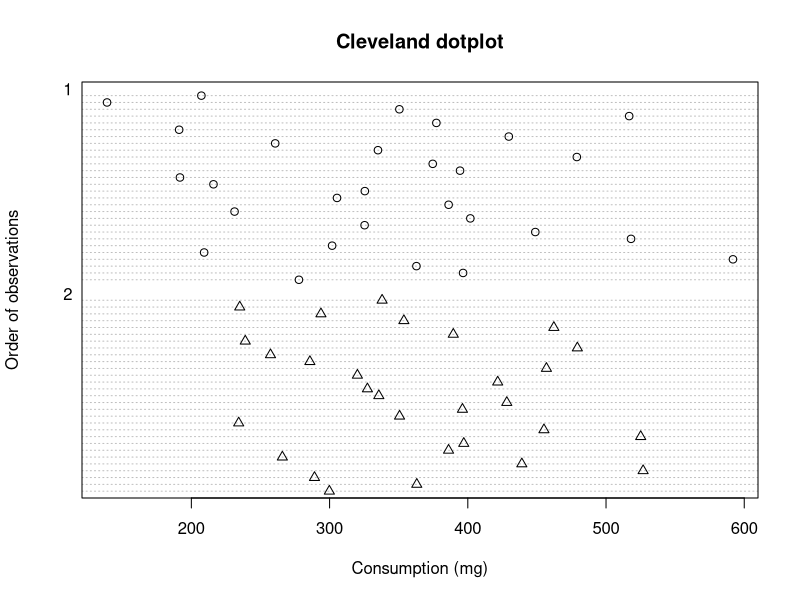
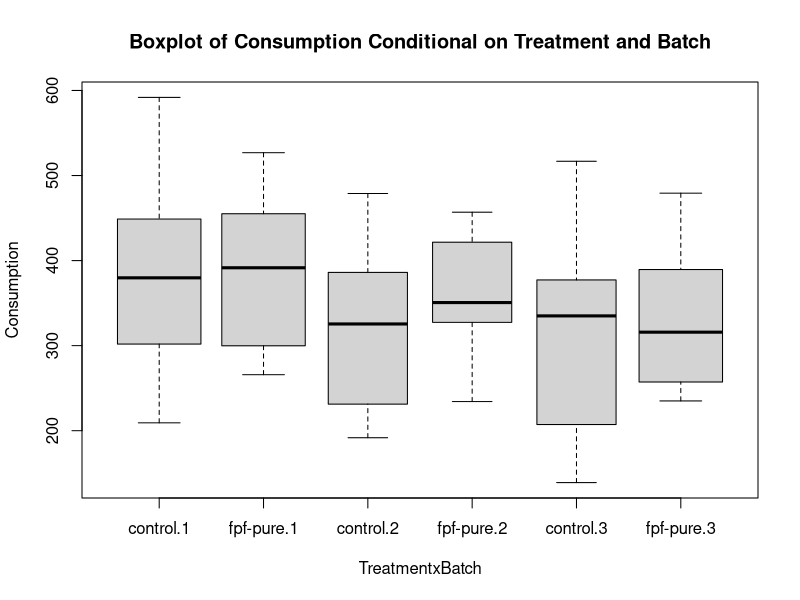
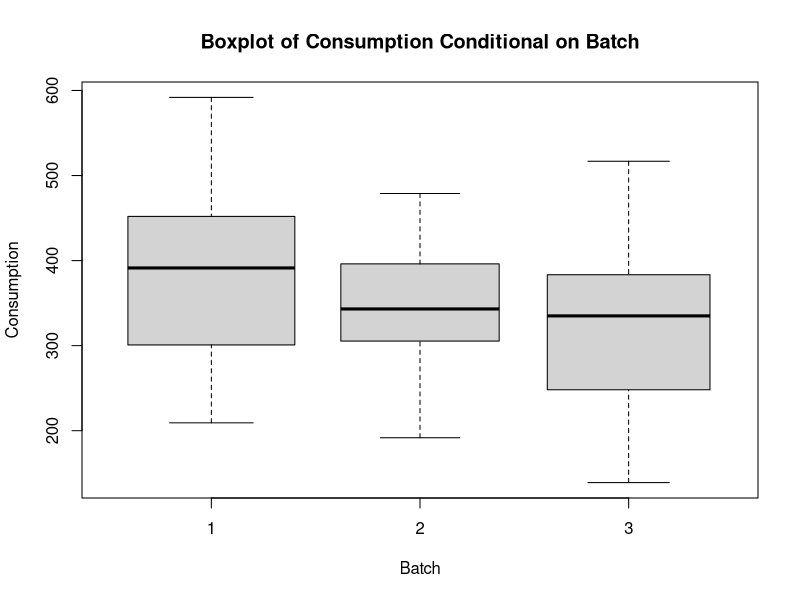
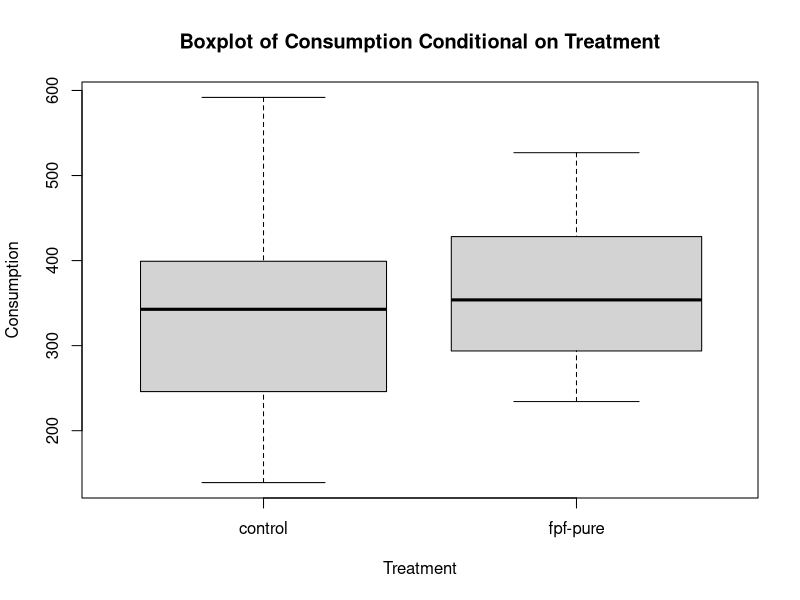
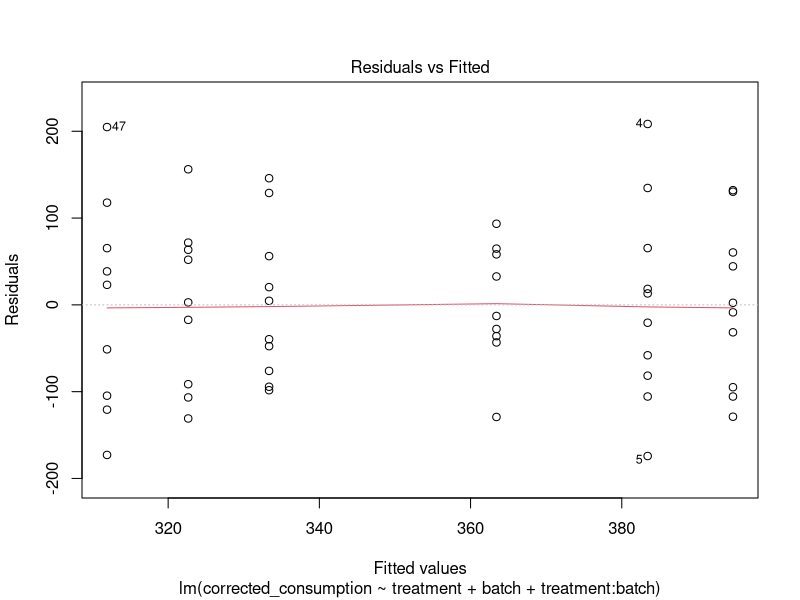
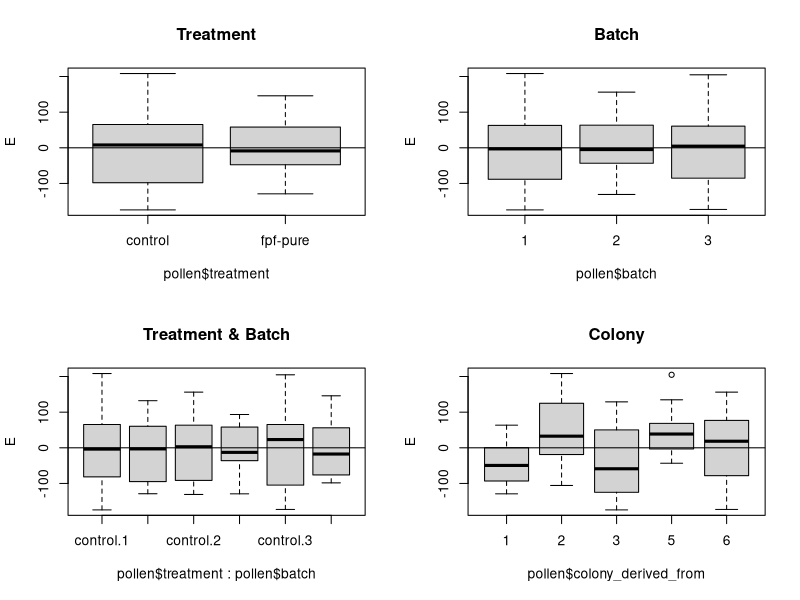
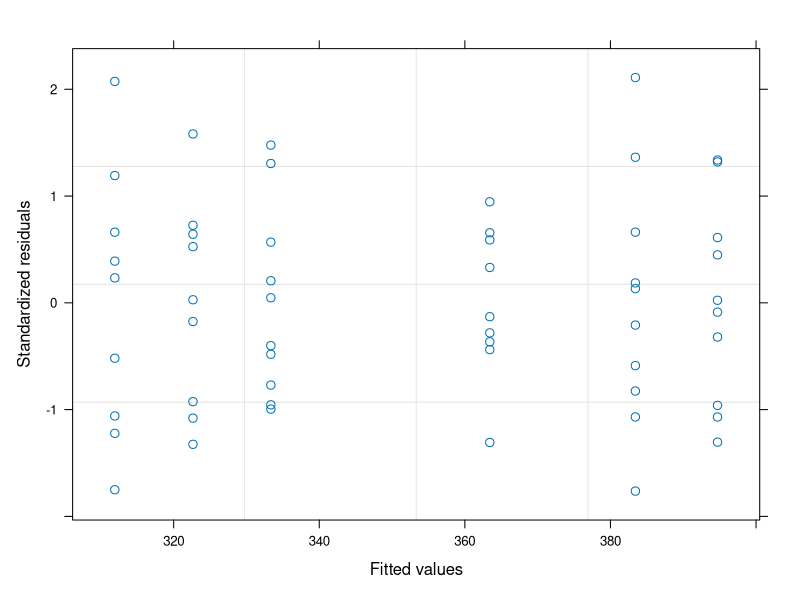
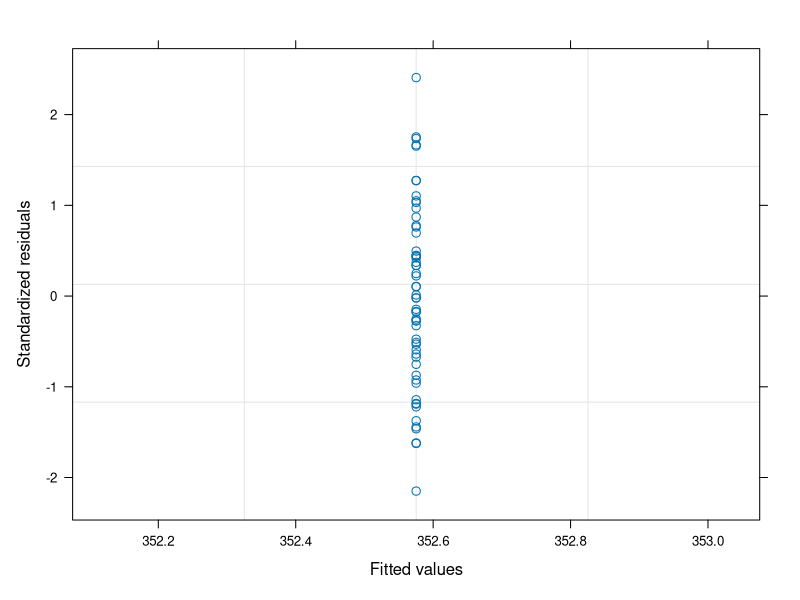

Write R code to recreate these figures, in order.
## ---- chunk 1
knitr::opts_chunk$set(echo = FALSE, message = FALSE, warning = FALSE)
## ---- chunk 2
pollen <- read.csv("output/pollen_consumption_corrected_long.csv")
## ---- chunk 3
library(tidyverse)

# x1000 for mg
pollen$corrected_consumption <- pollen$corrected_consumption * 1000
## ---- chunk 4
worker_number <- read.csv("input/number_of_workers_each_day.csv")

# convert into long format
day <- c("1", "2", "4", "6", "8", "10")

worker_long <- tibble()

for (i in 1:length(day)) {
  
  worker_temp <- worker_number [, c(1:5, 5+i)]
  
  worker_temp$day <- day [i]
  
  colnames(worker_temp) [6] <- "worker_number"
  
  worker_long <- rbind(worker_long, worker_temp)
  
}

# create microcolony_day variable for worker_long and pollen
worker_long$mc_day <- paste0(worker_long$microcolony.number, "_", worker_long$day)

pollen$mc_day <- paste0(pollen$microcolony_number, "_", pollen$day)

# associate the worker number with the pollen dataframe. below says for each row of pollen df
# scan each row of the worker_long df. if there is a match between the mc_day unique identifier
# then put the worker number value for that row of worker_long into the matched row of pollen df
pollen$worker_number <- 0

for (i in 1:nrow(pollen)) {
  
  for (k in 1:nrow(worker_long)) {
    
      if (pollen$mc_day [i] == worker_long$mc_day [k]) {pollen$worker_number [i] <- worker_long$worker_number [k]}
    
  }
}

# remove mc_day from pollen
pollen <- pollen [,-7]

# divide corrected consumption values by number of bees present
pollen$corrected_consumption <- pollen$corrected_consumption / pollen$worker_number
## ---- chunk 5
# sum consumption by MC
tot_con <- tibble()

microcolony_numbers <- unique(pollen$microcolony_number)

for (i in 1:length(microcolony_numbers)) {
  
  if (length(pollen$corrected_consumption [pollen$microcolony_number == microcolony_numbers [i]]) == 6) {

  filtered_con <- cbind(sum(pollen$corrected_consumption [pollen$microcolony_number == microcolony_numbers [i]]), microcolony_numbers [i])
  
  tot_con <- rbind(tot_con, filtered_con)
  
  }

}

# re-associate these MC values with colony, batch etc information
batch_col_info <- unique(pollen [, c(1,2,3,4)])

batch_col_info$corrected_consumption <- 0 

for (i in 1:nrow(tot_con)) {
  
  for (k in 1:nrow(batch_col_info)) {
    
    if (tot_con [i, 2] == batch_col_info [k, 1]) {
      
      batch_col_info$corrected_consumption [k] <- tot_con [i, 1] 
      
    }
    
  }
  
}

# remove 0s (these had spills) and rename data
pollen <- batch_col_info

pollen <- pollen [pollen$corrected_consumption > 0, ]

## ---- chunk 6
# sort out the variable classes
pollen$microcolony_number <- as.factor(pollen$microcolony_number)
pollen$batch <- as.factor(pollen$batch)
pollen$colony_derived_from <- as.factor(pollen$colony_derived_from)
pollen$treatment <- as.factor(pollen$treatment)
## ---- chunk 7
# Cleveland Dot Plot. First make column with 1 and 2 that correspond to Treatment levels

pollen$clevelandcode <- factor(
ifelse(pollen$treatment == "control",
1,
2))

pollen$clevelandcode <- as.numeric(pollen$clevelandcode)

dotchart(pollen$corrected_consumption,
         groups = factor(pollen$clevelandcode),
         ylab = "Order of observations",
         xlab = "Consumption (mg)", main = "Cleveland dotplot", pch = pollen$clevelandcode)

boxplot(corrected_consumption ~ treatment * batch,
        varwidth = TRUE, xlab = "TreatmentxBatch",
        main = "Boxplot of Consumption Conditional on Treatment and Batch", 
        ylab = "Consumption", data = pollen)

boxplot(corrected_consumption ~ batch,
        varwidth = TRUE, xlab = "Batch",
        main = "Boxplot of Consumption Conditional on Batch", 
        ylab = "Consumption", data = pollen)

boxplot(corrected_consumption ~ treatment,
        varwidth = TRUE, xlab = "Treatment",
        main = "Boxplot of Consumption Conditional on Treatment", 
        ylab = "Consumption", data = pollen)
## ---- chunk 8
# beyond optimal model.

# biologically this is my beyond optimal model.

M.lm <- lm(corrected_consumption ~ treatment + batch + treatment:batch, data = pollen)

summary(M.lm)

# use the residuals from this beyond optimal model
plot(M.lm, which = c (1))
## ---- chunk 9
library(nlme)

M1.gls <- gls(corrected_consumption ~ treatment + batch + treatment:batch, data = pollen, method = "REML")

E <- resid(M1.gls)

op <- par(mfrow = c(2, 2))

boxplot(E ~ pollen$treatment, main = "Treatment")
abline(0, 0)

boxplot(E ~ pollen$batch, main = "Batch")
abline(0, 0)

boxplot(E ~ pollen$treatment * pollen$batch, main = "Treatment & Batch")
abline(0, 0)

boxplot(E ~ pollen$colony_derived_from, main = "Colony")
abline(0, 0)

par(op)

plot(M1.gls, which = c (1))
## ---- chunk 10
# random intercept?
M1.lme <- lme(corrected_consumption ~ treatment + batch + treatment:batch, data = pollen, 
              random = ~1 | colony_derived_from, method = "REML")

AIC(M1.gls, M1.lme)

anova(M1.gls, M1.lme)

library(lmtest)
lrtest(M1.gls, M1.lme)

# What about the variance structure?
M1a.gls <- gls(corrected_consumption ~ treatment + batch + treatment:batch,
               data = pollen,
               method = "REML",
               weights = varIdent(form =~ 1 | treatment*batch))

M1b.gls <- gls(corrected_consumption ~ treatment + batch + treatment:batch,
               data = pollen,
               method = "REML",
               weights = varIdent(form =~ 1 | batch))

AIC(M1.gls, M1a.gls, M1b.gls)

anova(M1.gls, M1b.gls)

anova(M1.gls, M1a.gls)


# no varIdent structure is a significant improvement
## ---- chunk 11
M1.gls <- gls(corrected_consumption ~ treatment + batch + treatment:batch, data = pollen, method = "ML")

# what does AIC say?
library(MASS)
stepAIC(M1.gls)
## ---- chunk 12
# manual 

# round 1
M1.gls.a <- update(M1.gls, .~. - treatment:batch)

anova(M1.gls, M1.gls.a)

# round 2 
M1.gls.b <- update(M1.gls.a, .~. - treatment)
M1.gls.c <- update(M1.gls.a, .~. - batch)

anova(M1.gls.a, M1.gls.b)
anova(M1.gls.a, M1.gls.c)

# round 3
M1.gls.d <- update(M1.gls.b, .~. - batch)

anova(M1.gls.b, M1.gls.d)
## ---- chunk 13
M1.gls.d <- update(M1.gls.d, method = "REML")

# extract residuals
E <- resid(M1.gls.d, type = "normalized")

# residuals vs fitted
plot(M1.gls.d, which = c (1))

op <- par(mfrow = c(2, 2))

boxplot(E ~ pollen$treatment, main = "Treatment")
abline(0, 0)

boxplot(E ~ pollen$batch, main = "Batch")
abline(0, 0)

boxplot(E ~ pollen$treatment * pollen$batch, main = "Treatment & Batch")
abline(0, 0)

boxplot(E ~ pollen$colony_derived_from, main = "Colony")
abline(0, 0)

par(op)
## ---- chunk 14
M1.gls.b <- update(M1.gls.b, method = "REML")

# extract residuals
E <- resid(M1.gls.b, type = "normalized")

# residuals vs fitted
plot(M1.gls.b, which = c (1))

op <- par(mfrow = c(2, 2))

boxplot(E ~ pollen$treatment, main = "Treatment")
abline(0, 0)

boxplot(E ~ pollen$batch, main = "Batch")
abline(0, 0)

boxplot(E ~ pollen$treatment * pollen$batch, main = "Treatment & Batch")
abline(0, 0)

boxplot(E ~ pollen$colony_derived_from, main = "Colony")
abline(0, 0)

par(op)
## ---- chunk 15
M1.gls.b <- gls(corrected_consumption ~ batch + treatment, data = pollen, method = "REML",
                weights = varIdent(form =~ 1 | batch*treatment))

# extract residuals
E <- resid(M1.gls.b, type = "normalized")

# residuals vs fitted
plot(M1.gls.b, which = c (1))

op <- par(mfrow = c(2, 2))

boxplot(E ~ pollen$treatment, main = "Treatment")
abline(0, 0)

boxplot(E ~ pollen$batch, main = "Batch")
abline(0, 0)

boxplot(E ~ pollen$treatment * pollen$batch, main = "Treatment & Batch")
abline(0, 0)

boxplot(E ~ pollen$colony_derived_from, main = "Colony")
abline(0, 0)

par(op)

#########

M1.gls.b <- gls(corrected_consumption ~ batch, data = pollen, method = "REML",
                weights = varIdent(form =~ 1 | batch*treatment))

# extract residuals
E <- resid(M1.gls.b, type = "normalized")

# residuals vs fitted
plot(M1.gls.b, which = c (1))

op <- par(mfrow = c(2, 2))

boxplot(E ~ pollen$treatment, main = "Treatment")
abline(0, 0)

boxplot(E ~ pollen$batch, main = "Batch")
abline(0, 0)

boxplot(E ~ pollen$treatment * pollen$batch, main = "Treatment & Batch")
abline(0, 0)

boxplot(E ~ pollen$colony_derived_from, main = "Colony")
abline(0, 0)

par(op)

###########

M1.gls.b <- gls(corrected_consumption ~ 1, data = pollen, method = "REML",
                weights = varIdent(form =~ 1 | batch*treatment))

# extract residuals
E <- resid(M1.gls.b, type = "normalized")

# residuals vs fitted
plot(M1.gls.b, which = c (1))

op <- par(mfrow = c(2, 2))

boxplot(E ~ pollen$treatment, main = "Treatment")
abline(0, 0)

boxplot(E ~ pollen$batch, main = "Batch")
abline(0, 0)

boxplot(E ~ pollen$treatment * pollen$batch, main = "Treatment & Batch")
abline(0, 0)

boxplot(E ~ pollen$colony_derived_from, main = "Colony")
abline(0, 0)

par(op)
## ---- chunk 16
# variance structures
M2a.lme <- lme(corrected_consumption ~ batch,
               data = pollen,
               random =~1 | colony_derived_from, method = "REML",
               weights = varIdent(form =~ 1 | batch*treatment))

# extract residuals
E <- resid(M2a.lme, type = "pearson")

# residuals vs fitted
plot(M2a.lme, which = c (1))

op <- par(mfrow = c(2, 2))

boxplot(E ~ pollen$treatment, main = "Treatment")
abline(0, 0)

boxplot(E ~ pollen$batch, main = "Batch")
abline(0, 0)

boxplot(E ~ pollen$treatment * pollen$batch, main = "Treatment & Batch")
abline(0, 0)

boxplot(E ~ pollen$colony_derived_from, main = "Colony")
abline(0, 0)

par(op)
## ---- chunk 17
M1.gls.b <- gls(corrected_consumption ~ batch, data = pollen, method = "REML",
                weights = varIdent(form =~ 1 | batch*treatment))

summary(M1.gls.b)

M2a.lme <- lme(corrected_consumption ~ batch,
               data = pollen,
               random =~1 | colony_derived_from, method = "REML",
               weights = varIdent(form =~ 1 | batch*treatment))

summary(M2a.lme)
## ---- chunk 18
M1.gls.b <- gls(corrected_consumption ~ batch, data = pollen, method = "ML",
                weights = varIdent(form =~ 1 | batch*treatment))

M1.gls.d <- update(M1.gls.b, .~. - batch)

anova(M1.gls.b, M1.gls.d)
## ---- chunk 19
M1.gls.b <- gls(corrected_consumption ~ batch, data = pollen, method = "REML",
                weights = varIdent(form =~ 1 | batch*treatment))
## ---- chunk 20
# batch 1
pollen$batch <- relevel(pollen$batch, "1")

M1.gls.b <- gls(corrected_consumption ~ batch, data = pollen, method = "REML",
                weights = varIdent(form =~ 1 | batch*treatment))

b1_ci <- intervals(M1.gls.b)

# batch 2
pollen$batch <- relevel(pollen$batch, "2")

M1.gls.b <- gls(corrected_consumption ~ batch, data = pollen, method = "REML",
                weights = varIdent(form =~ 1 | batch*treatment))

b2_ci <- intervals(M1.gls.b)

# batch 3
pollen$batch <- relevel(pollen$batch, "3")

M1.gls.b <- gls(corrected_consumption ~ batch, data = pollen, method = "REML",
                weights = varIdent(form =~ 1 | batch*treatment))

b3_ci <- intervals(M1.gls.b)
## ---- chunk 21
# assemble dataframe
row1 <- c(Batch="1", Prediction = b1_ci [[1]][4], ci_l = b1_ci [[1]][1], ci_h = b1_ci [[1]][7])
row2 <- c(Batch="2", Prediction = b2_ci [[1]][4], ci_l = b2_ci [[1]][1], ci_h = b2_ci [[1]][7])
row3 <- c(Batch="3", Prediction = b3_ci [[1]][4], ci_l = b3_ci [[1]][1], ci_h = b3_ci [[1]][7])

predictions <- as.data.frame(rbind(row1, row2, row3))

predictions$Prediction <- as.numeric(as.character(predictions$Prediction))
predictions$ci_l <- as.numeric(as.character(predictions$ci_l))
predictions$ci_h <- as.numeric(as.character(predictions$ci_h))
## ---- chunk 22
# ggplot
p1 <- ggplot(data = predictions, aes(x = Batch, y = Prediction, colour = as.factor(Batch))) + 
  
  geom_point(position = position_dodge(width = 0.75), size = 3) +
  
  geom_errorbar(aes(x = Batch,
                    ymin = ci_l,
                    ymax = ci_h,
                    colour = as.factor(Batch)),
                position = position_dodge(width = 0.75),
                width = 0.05, 
                size = 0.8) +
  
  geom_point(data = pollen,
             aes(x = batch,
                 y = corrected_consumption,
                 colour = as.factor(batch)),
             alpha = 0.4,
             position  = position_jitterdodge(),
             show.legend = FALSE) +
  
  theme_bw() +

  labs(y = "Average pollen Consumption per Bee per Microcolony", colour = "Batch") +
    
  # theme(axis.text.x = element_text(angle = 90, vjust = 0.5, hjust=1)) +
    
  ggtitle("Average pollen Consumption") +
    
  theme(plot.title = element_text(hjust = 0.5), axis.title.x = element_blank()) +
  
  scale_color_manual(values = c("#88CCEE", "#CC6677", "#DDCC77")) 

p1

## ---- chunk 23
p <- ggplot(pollen, aes(x=treatment, y=corrected_consumption, color = treatment)) + 
  
  geom_boxplot(outlier.shape=8) +

  geom_point(data = pollen,
             aes(x = treatment,
                 y = corrected_consumption,
                 colour = as.factor(treatment)),
             alpha = 0.4,
             position  = position_jitterdodge(),
             show.legend = FALSE) +
  
  theme_bw() +
  
  scale_color_manual(values = c("#117733", "#332288")) +
  
  labs(y = "Average Pollen Consumption / Bee / Microcolony", colour = "Treatment") +
  
  ggtitle("Average Pollen Consumption") +
  
  theme(plot.title = element_text(hjust = 0.5), axis.title.x = element_blank())

p
